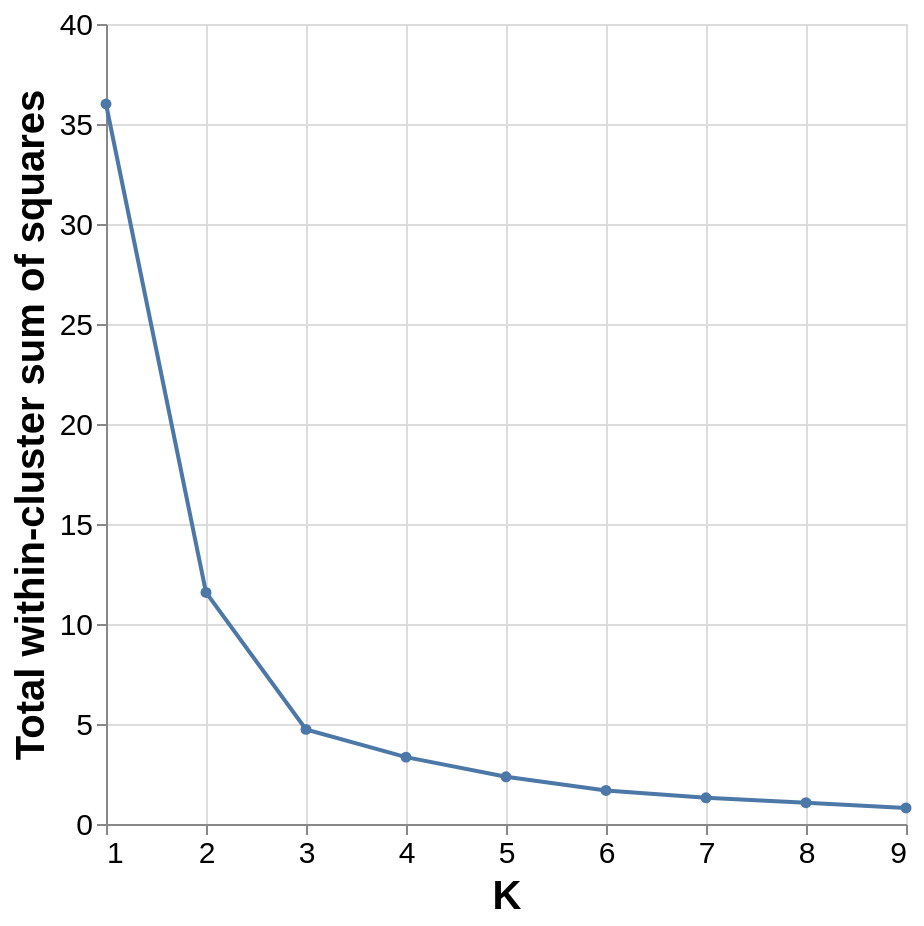

Notebook source saved alongside this figure:
### Code cell
glue('elbow_plot', elbow_plot, display=True)

### Figure 1 — Vega-Lite specification as saved in the notebook (floating-point values rounded to 4 significant figures)
{"config": {"view": {"continuousWidth": 400, "continuousHeight": 300}, "axis": {"labelFontSize": 15, "titleFontSize": 20}}, "data": {"name": "data-9fa2661317729b4606b2ae74808069a1"}, "mark": {"type": "line", "point": true}, "encoding": {"x": {"field": "k", "title": "K", "type": "quantitative"}, "y": {"field": "inertia", "title": "Total within-cluster sum of squares", "type": "quantitative"}}, "height": 400, "width": 400, "$schema": "https://vega.github.io/schema/vega-lite/v4.17.0.json", "datasets": {"data-9fa2661317729b4606b2ae74808069a1": [{"k": 1, "inertia": 36.0}, {"k": 2, "inertia": 11.58}, {"k": 3, "inertia": 4.731}, {"k": 4, "inertia": 3.344}, {"k": 5, "inertia": 2.362}, {"k": 6, "inertia": 1.678}, {"k": 7, "inertia": 1.309}, {"k": 8, "inertia": 1.066}, {"k": 9, "inertia": 0.8003}]}}
